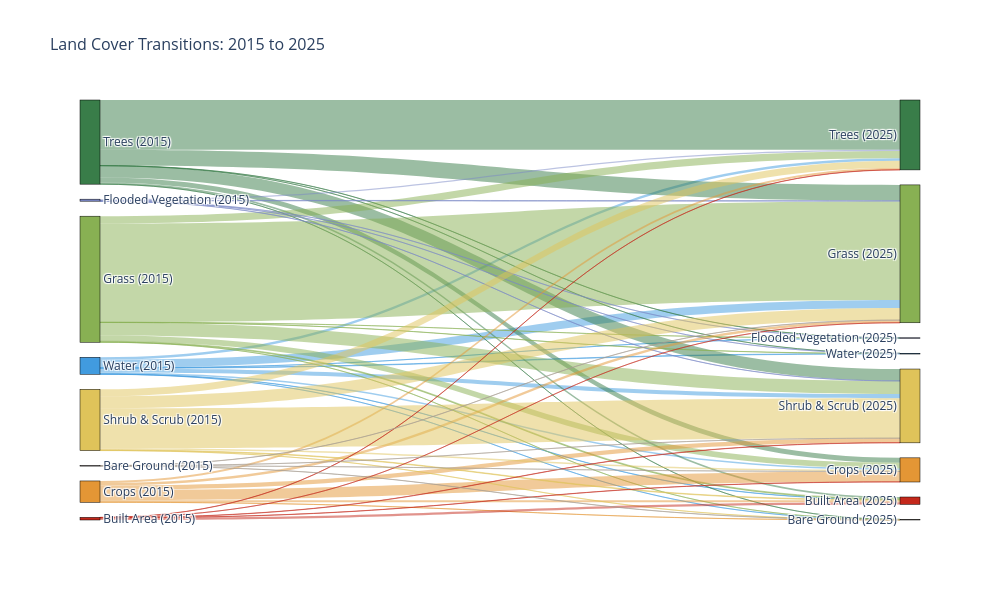

Notebook code cell kept with this figure:
### Markdown cell above
## 5.8 Sankey Diagram

### Code cell
# Visualize transition matrix as Sankey diagram
import plotly.graph_objects as go

THRESHOLD = 1.0  # sq km - adjust to filter small transitions

class_names = [DW_CLASSES[i]['name'] for i in range(n_classes)]
class_colors = [DW_CLASSES[i]['color'] for i in range(n_classes)]

node_labels = [f"{name} ({YEAR_1})" for name in class_names] + [f"{name} ({YEAR_2})" for name in class_names]
node_colors = class_colors + class_colors

sources = []
targets = []
values = []
link_colors = []

for i, from_class in enumerate(class_names):
    for j, to_class in enumerate(class_names):
        value = matrix.iloc[i, j]
        if value > THRESHOLD:
            sources.append(i)
            targets.append(j + n_classes)
            values.append(value)
            hex_color = class_colors[i]
            r = int(hex_color[1:3], 16)
            g = int(hex_color[3:5], 16)
            b = int(hex_color[5:7], 16)
            link_colors.append(f'rgba({r},{g},{b},0.5)')

fig = go.Figure(data=[go.Sankey(
    node=dict(
        pad=15,
        thickness=20,
        line=dict(color='black', width=0.5),
        label=node_labels,
        color=node_colors
    ),
    link=dict(
        source=sources,
        target=targets,
        value=values,
        color=link_colors
    )
)])

fig.update_layout(
    title=dict(
        text=f'Land Cover Transitions: {YEAR_1} to {YEAR_2}',
        font=dict(size=16)
    ),
    font=dict(size=12),
    height=600,
    width=1000
)

fig.show()

print(f'\nShowing transitions > {THRESHOLD} sq km')
print(f'Total transitions shown: {len(values)}')

### Figure 1 — Plotly figure (JSON) as saved in the notebook; plotly's stock layout.template omitted (floating-point values rounded to 4 significant figures)
{"data": [{"link": {"color": ["rgba(65,155,223,0.5)", "rgba(65,155,223,0.5)", "rgba(65,155,223,0.5)", "rgba(65,155,223,0.5)", "rgba(65,155,223,0.5)", "rgba(65,155,223,0.5)", "rgba(65,155,223,0.5)", "rgba(65,155,223,0.5)", "rgba(57,125,73,0.5)", "rgba(57,125,73,0.5)", "rgba(57,125,73,0.5)", "rgba(57,125,73,0.5)", "rgba(57,125,73,0.5)", "rgba(57,125,73,0.5)", "rgba(57,125,73,0.5)", "rgba(57,125,73,0.5)", "rgba(136,176,83,0.5)", "rgba(136,176,83,0.5)", "rgba(136,176,83,0.5)", "rgba(136,176,83,0.5)", "rgba(136,176,83,0.5)", "rgba(136,176,83,0.5)", "rgba(136,176,83,0.5)", "rgba(136,176,83,0.5)", "rgba(122,135,198,0.5)", "rgba(122,135,198,0.5)", "rgba(122,135,198,0.5)", "rgba(122,135,198,0.5)", "rgba(122,135,198,0.5)", "rgba(228,150,53,0.5)", "rgba(228,150,53,0.5)", "rgba(228,150,53,0.5)", "rgba(228,150,53,0.5)", "rgba(228,150,53,0.5)", "rgba(228,150,53,0.5)", "rgba(223,195,90,0.5)", "rgba(223,195,90,0.5)", "rgba(223,195,90,0.5)", "rgba(223,195,90,0.5)", "rgba(223,195,90,0.5)", "rgba(223,195,90,0.5)", "rgba(196,40,27,0.5)", "rgba(196,40,27,0.5)", "rgba(196,40,27,0.5)", "rgba(196,40,27,0.5)", "rgba(196,40,27,0.5)", "rgba(165,155,143,0.5)", "rgba(165,155,143,0.5)", "rgba(165,155,143,0.5)", "rgba(165,155,143,0.5)"], "source": [0, 0, 0, 0, 0, 0, 0, 0, 1, 1, 1, 1, 1, 1, 1, 1, 2, 2, 2, 2, 2, 2, 2, 2, 3, 3, 3, 3, 3, 4, 4, 4, 4, 4, 4, 5, 5, 5, 5, 5, 5, 6, 6, 6, 6, 6, 7, 7, 7, 7], "target": [9, 10, 11, 12, 13, 14, 15, 16, 9, 10, 11, 12, 13, 14, 15, 16, 9, 10, 11, 12, 13, 14, 15, 16, 9, 10, 11, 12, 14, 10, 11, 13, 14, 15, 16, 10, 11, 13, 14, 15, 16, 10, 11, 13, 14, 15, 11, 13, 14, 16], "value": [21.06, 103.8, 348.9, 4.14, 59.56, 177.1, 10.21, 4.67, 4.41, 2134.0, 675.1, 5.67, 212.7, 508.8, 68.22, 1.05, 5.34, 314.7, 4235.0, 3.58, 241.3, 562.1, 39.53, 4.34, 1.72, 50.42, 22.55, 7.73, 3.93, 84.03, 109, 445.0, 189.6, 83.53, 5.17, 303.7, 513.2, 68.26, 1712.0, 26.59, 7.01, 7.04, 2.8, 7.18, 9.12, 88.64, 6.08, 2.19, 2.85, 4.13]}, "node": {"color": ["#419BDF", "#397D49", "#88B053", "#7A87C6", "#E49635", "#DFC35A", "#C4281B", "#A59B8F", "#B39FE1", "#419BDF", "#397D49", "#88B053", "#7A87C6", "#E49635", "#DFC35A", "#C4281B", "#A59B8F", "#B39FE1"], "label": ["Water (2015)", "Trees (2015)", "Grass (2015)", "Flooded Vegetation (2015)", "Crops (2015)", "Shrub & Scrub (2015)", "Built Area (2015)", "Bare Ground (2015)", "Snow & Ice (2015)", "Water (2025)", "Trees (2025)", "Grass (2025)", "Flooded Vegetation (2025)", "Crops (2025)", "Shrub & Scrub (2025)", "Built Area (2025)", "Bare Ground (2025)", "Snow & Ice (2025)"], "line": {"color": "black", "width": 0.5}, "pad": 15, "thickness": 20}, "type": "sankey"}], "layout": {"font": {"size": 12}, "height": 600, "title": {"font": {"size": 16}, "text": "Land Cover Transitions: 2015 to 2025"}, "width": 1000}}
